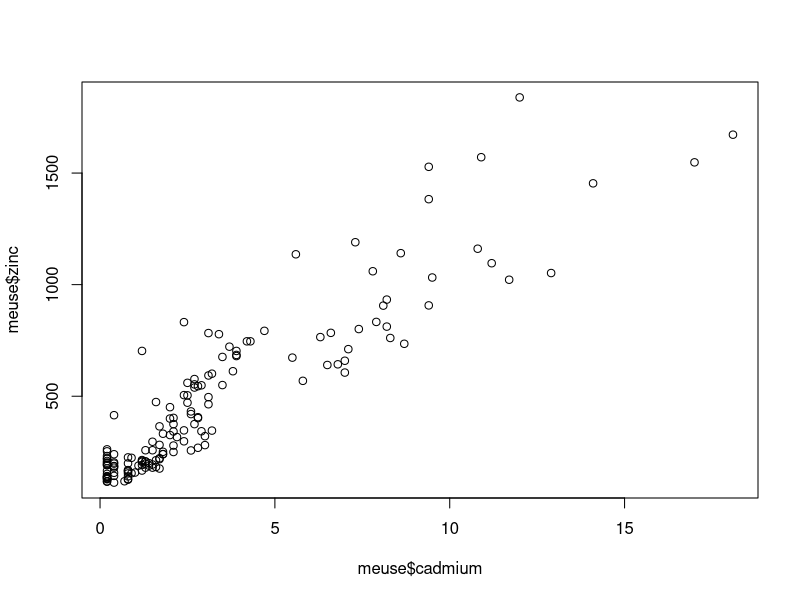
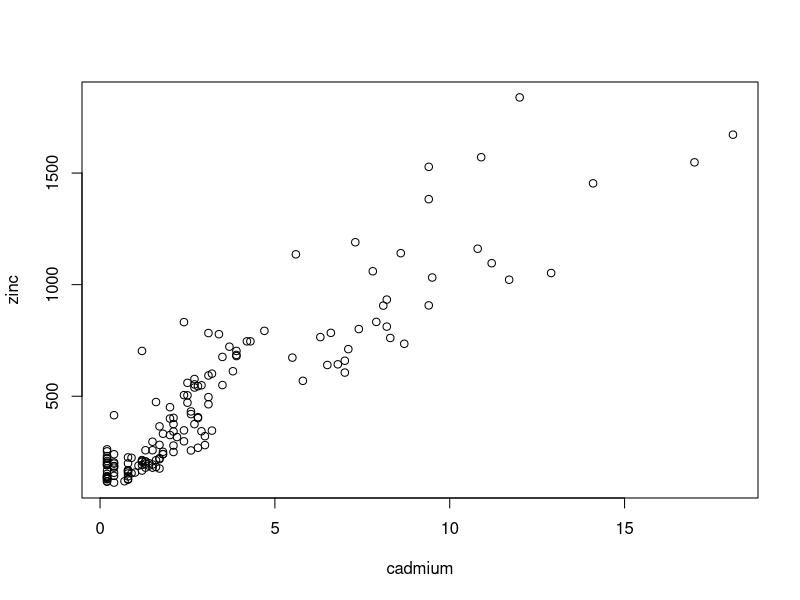
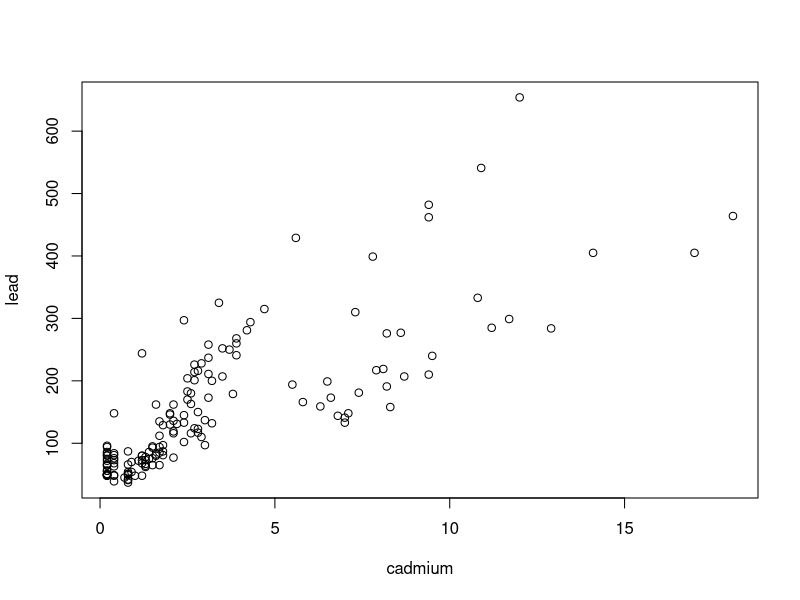
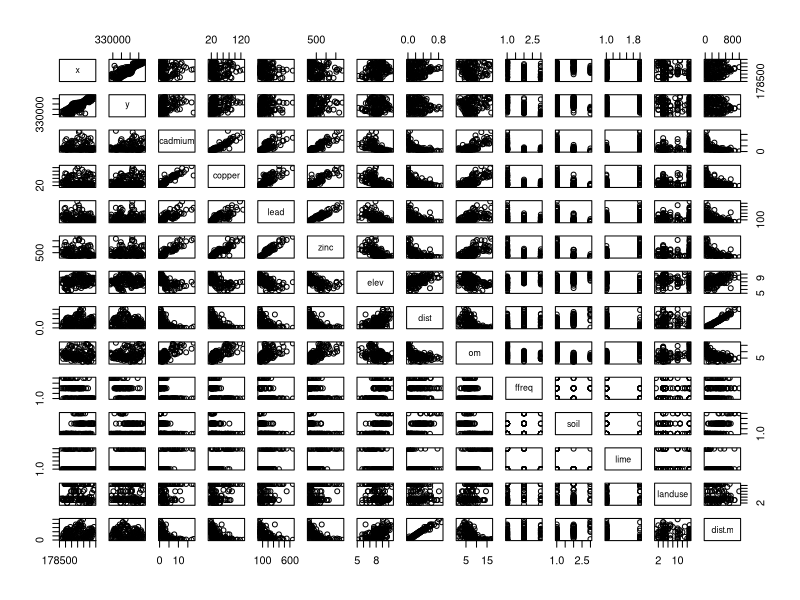
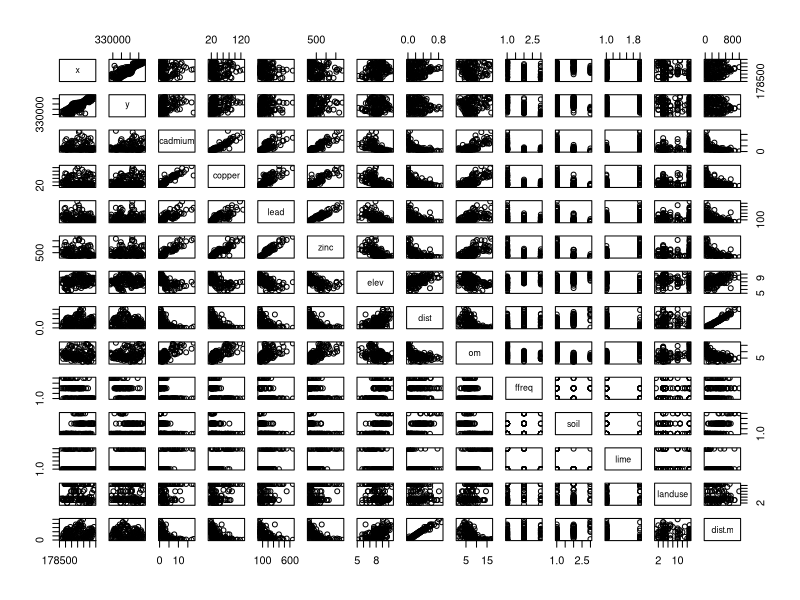
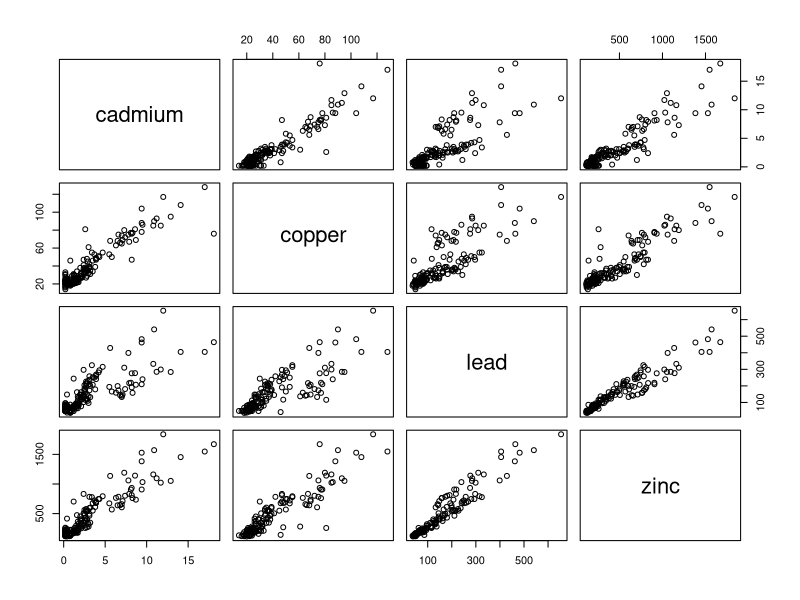
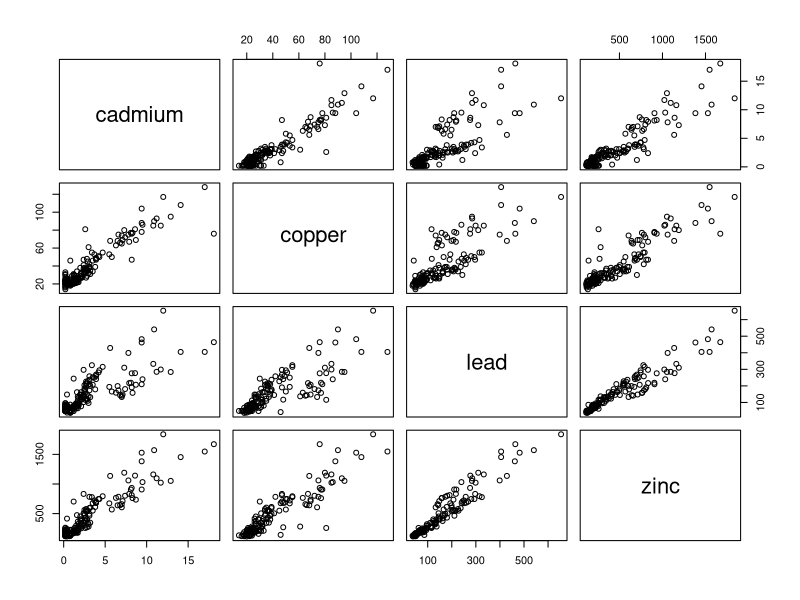
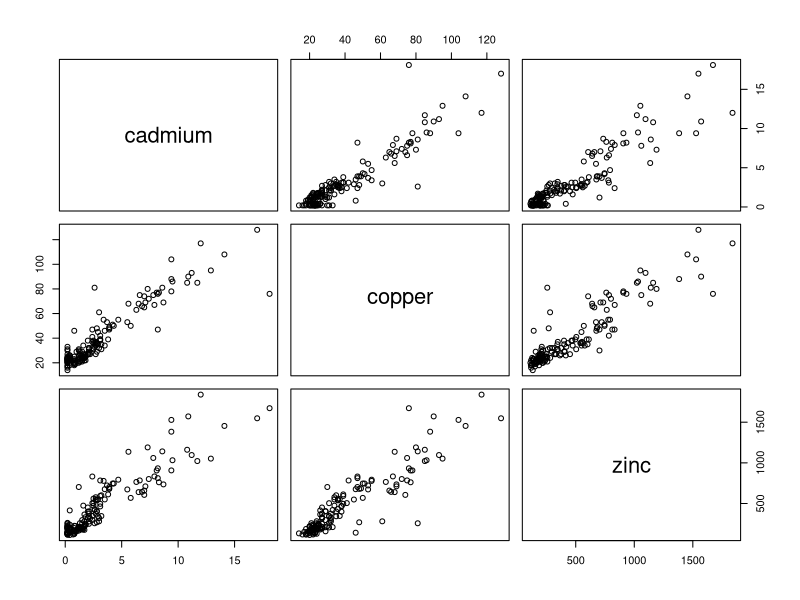

Reproduce these figures in R, in order.
# R code for plotting the relationships among ecological variables

install.packages("sp")
library(sp)

# data is used to recall datasets
data(meuse)

View(meuse)

head(meuse)


# Exercise
# mean of all the variables?
summary(meuse)

# plotting the variables (relationship between two variables)
# plot zinc (y) and cadmium (x)
#$
plot(meuse$cadmium, meuse$zinc)


# we can also use the attach function

attach(meuse)
plot(cadmium, zinc)
plot(cadmium,lead)

#to see all the possible relationships
#pairs function
pairs(meuse)

#how to pair only some elements of the dataset

# Second lecture on ecological variables

#recall the package sp, recall the dataset meuse
library(sp)
data(meuse)

pairs(meuse)
head(meuse)

#cadmium copper lead zinc
#pairs with soil variables
# from column 3 to 6
pairs(meuse[,3:6])

#let's use the name of the columns
pairs(~cadmium+copper+lead+zinc, data=meuse) 

#let's prettify the graph
#exercise: just ude cadmium, lead, zinc
pairs(~cadmium+copper+zinc, data=meuse) 

#exercise: change the color
pairs(~cadmium+copper+lead+zinc, data=meuse, col="green") 

#exercise: change the symbol to filled triangles
pairs(~cadmium+copper+lead+zinc, data=meuse, col="green", pch=17)

#increase the size of the triangle
pairs(~cadmium+copper+lead+zinc, data=meuse, col="green", pch=17, cex=3)
